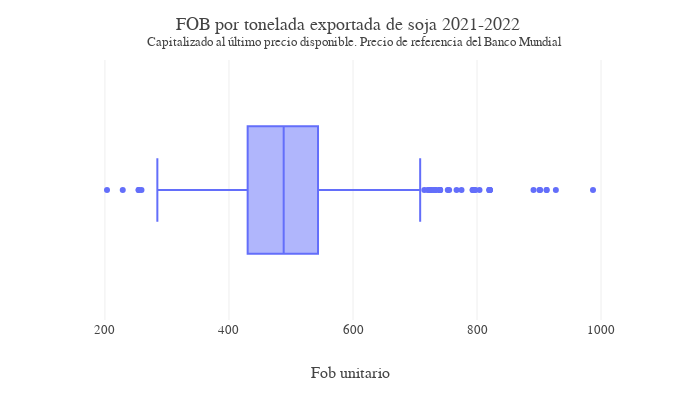

The code cell stored with this chart in its notebook:
### Code cell
precio_soja_boxplot_capitalizado()

### Figure 1 — Plotly figure (JSON) as saved in the notebook; plotly's stock layout.template omitted (floating-point values rounded to 4 significant figures; data arrays with more than 128 entries replaced by an {"elided": "..."} marker saying what was removed)
{"data": [{"alignmentgroup": "True", "customdata": {"elided": "1065x7 mixed values"}, "hovertemplate": "Precio capitalizado=%{x}<br>Spread=%{customdata[0]}<br>Destino=%{customdata[1]}<br>Exportador=%{customdata[2]}<br>Precio de referencia=%{customdata[3]}<br>Fob=%{customdata[4]}<br>Precio=%{customdata[5]}<br>Kg=%{customdata[6]}<extra></extra>", "legendgroup": "", "marker": {"color": "#636efa"}, "name": "", "notched": false, "offsetgroup": "", "orientation": "h", "showlegend": false, "type": "box", "x": {"elided": "1065 float values"}, "x0": " ", "xaxis": "x", "y0": " ", "yaxis": "y"}], "layout": {"boxmode": "group", "font": {"family": "Georgia", "size": 13}, "height": 400, "legend": {"tracegroupgap": 0}, "margin": {"t": 60}, "separators": ",.", "showlegend": false, "title": {"text": "FOB por tonelada exportada de soja 2021-2022 <br> <sup> Capitalizado al último precio disponible. Precio de referencia del Banco Mundial"}, "width": 700, "xaxis": {"anchor": "y", "domain": [0, 1], "title": {"text": "Fob unitario"}}, "yaxis": {"anchor": "x", "domain": [0, 1], "title": {"text": ""}}}}
